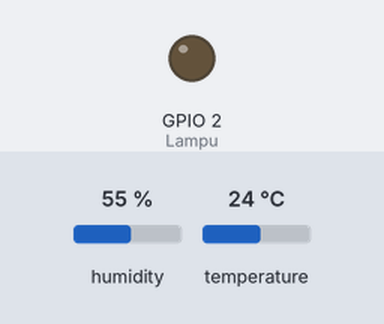
Recording of a sketch running on a simulated ESP32. On the bench: output pins drawn as LEDs (lit = HIGH). The test bench sets the inputs (shaded band); at power-on: humidity 55 %, temperature 24 °C. WiFi joins after 1.5 s; servers stay silent unless stated; what the sketch prints to the serial monitor is not drawn.

Above: at 0.0 s.
At 1.8 s:
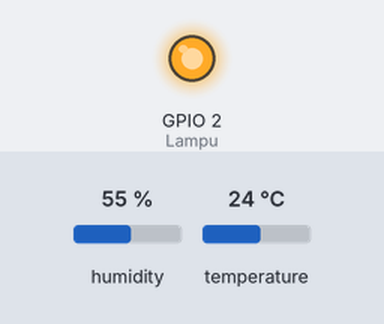
Timing chart, 0 to 3.3 s (numbered marks = the images above):
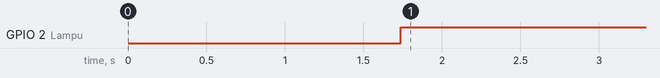

Measured:
- by itself, GPIO 2 (Lampu): LOW → HIGH at 1.7 s

The sketch:

KLS1-5.ino
```cpp
// (licence header left out)
#include <WiFiClient.h>
#include <WiFi.h>
#include <WebServer.h>
#include <Wire.h>

#include <DHT.h>

// Ganti dengan password Jaringan WiFi yang user miliki
const char* ssid = "Oscar Rachman";
const char* password = "RaiRaka123";

int Lampu = 2;
String apiKey = "CE5XPIUQ434TPSCD"; //
const char* server = "api.thingspeak.com";

// Deklarasi variabel
#define DHTPIN 4
#define DHTTYPE DHT11

DHT dht(DHTPIN, DHTTYPE);
WiFiClient client;

void setup()
{
Serial.begin(9600);
pinMode(Lampu, OUTPUT);

delay(10);
dht.begin();

WiFi.begin(ssid, password);

Serial.println();
Serial.println();
Serial.print("Connecting to ");
Serial.println(ssid);

WiFi.begin(ssid, password);

while (WiFi.status() != WL_CONNECTED)
{
delay(500);
Serial.print(".");
}
Serial.println("");
Serial.println("WiFi connected");

}

void loop()
{

float h = dht.readHumidity();
float t = dht.readTemperature();
if (isnan(h) || isnan(t))
{
Serial.println("Failed to read from DHT sensor!");
return;
}
if (client.connect(server,80)) {
String postStr = apiKey;
postStr +="&field1=";
postStr += String(t);
postStr +="&field2=";
postStr += String(h);
postStr += "\r\n\r\n";

digitalWrite(Lampu, HIGH);
client.print("POST /update HTTP/1.1\n");
client.print("Host: api.thingspeak.com\n");
client.print("Connection: close\n");
client.print("X-THINGSPEAKAPIKEY: "+apiKey+"\n");
client.print("Content-Type: application/x-www-form-urlencoded\n");
client.print("Content-Length: ");
client.print(postStr.length());
client.print("\n\n");
client.print(postStr);

Serial.print("Temperature: ");
Serial.print(t);
Serial.print(" degrees Celsius Humidity: ");
Serial.print(h);
Serial.println(" Sending data to Thingspeak");
}
client.stop();

Serial.println("Waiting 20 secs");
// thingspeak needs at least a 15 sec delay between updates
// 20 seconds to be safe
delay(20000);
}
```
